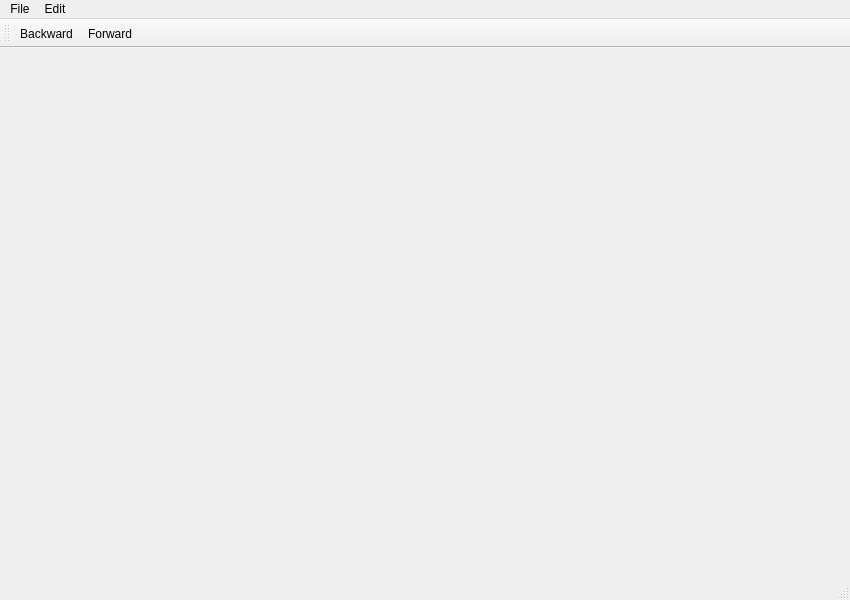
<?xml version="1.0" encoding="UTF-8"?>
<ui version="4.0">
 <class>MainWindow</class>
 <widget class="QMainWindow" name="MainWindow">
  <property name="geometry">
   <rect>
    <x>0</x>
    <y>0</y>
    <width>850</width>
    <height>600</height>
   </rect>
  </property>
  <property name="windowTitle">
   <string>QtFreebase</string>
  </property>
  <widget class="QWidget" name="centralWidget"/>
  <widget class="QToolBar" name="mainToolBar">
   <attribute name="toolBarArea">
    <enum>TopToolBarArea</enum>
   </attribute>
   <attribute name="toolBarBreak">
    <bool>false</bool>
   </attribute>
   <addaction name="actionBackward"/>
   <addaction name="actionForward"/>
  </widget>
  <widget class="QStatusBar" name="statusBar">
   <property name="enabled">
    <bool>true</bool>
   </property>
  </widget>
  <widget class="QMenuBar" name="menuBar">
   <property name="geometry">
    <rect>
     <x>0</x>
     <y>0</y>
     <width>850</width>
     <height>21</height>
    </rect>
   </property>
   <widget class="QMenu" name="menuFile">
    <property name="title">
     <string>File</string>
    </property>
    <addaction name="actionLogin"/>
    <addaction name="actionFreebaseLogin"/>
    <addaction name="separator"/>
    <addaction name="actionExit"/>
   </widget>
   <widget class="QMenu" name="menuEdit">
    <property name="title">
     <string>Edit</string>
    </property>
    <addaction name="actionBackward"/>
    <addaction name="actionForward"/>
   </widget>
   <addaction name="menuFile"/>
   <addaction name="menuEdit"/>
  </widget>
  <action name="actionExit">
   <property name="text">
    <string>Exit</string>
   </property>
  </action>
  <action name="actionLogin">
   <property name="icon">
    <iconset resource="resource.qrc">
     <normaloff>:/images/login</normaloff>:/images/login</iconset>
   </property>
   <property name="text">
    <string>Login</string>
   </property>
  </action>
  <action name="actionFreebaseLogin">
   <property name="enabled">
    <bool>false</bool>
   </property>
   <property name="text">
    <string>Freebase Login</string>
   </property>
   <property name="visible">
    <bool>false</bool>
   </property>
  </action>
  <action name="actionBackward">
   <property name="icon">
    <iconset resource="resource.qrc">
     <normaloff>:/images/backward</normaloff>:/images/backward</iconset>
   </property>
   <property name="text">
    <string>Backward</string>
   </property>
  </action>
  <action name="actionForward">
   <property name="icon">
    <iconset resource="resource.qrc">
     <normaloff>:/images/forward</normaloff>:/images/forward</iconset>
   </property>
   <property name="text">
    <string>Forward</string>
   </property>
  </action>
 </widget>
 <layoutdefault spacing="6" margin="11"/>
 <resources>
  <include location="resource.qrc"/>
 </resources>
 <connections/>
</ui>
